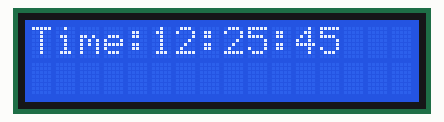
Simulated run of this program. Board: Arduino Uno, built with avr-gcc and run on an emulated ATmega328P. On the bench: 16×2 character LCD. Wiring (inferred from the names in the program): PCF8574 port expander at I2C address 0x27; DS3231 clock at I2C address 0x68. Wiring (inferred from the signals the program sends): character LCD (HD44780): RS Q0; E Q2; backlight Q3; data Q4, Q5, Q6, Q7. The local clock reads 2024-03-15 10:24:30 at power-on unless the program sets it.

Above: at 0.4 s.
At 4.9 s:
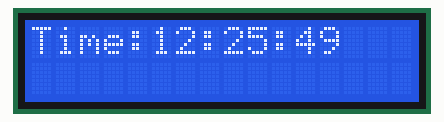
At 9.5 s:
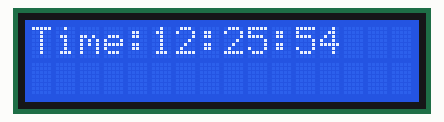
At 18.7 s:
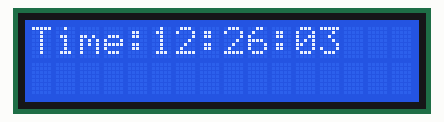
At 27.9 s:
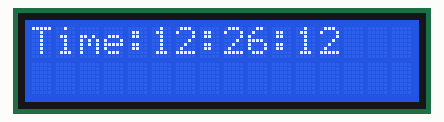
At 38.2 s:
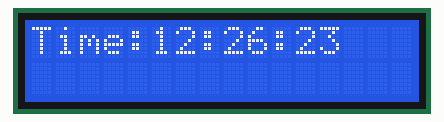

The program:

main.cpp
```cpp
#include <util/delay.h>
#include <Arduino.h>
#define slave_addLCD    0b01001110
#define backLight       0b00001000 //third bit for display on/off
#define clk_speed 16000000
#define baud 9600
#define my_ubrr (clk_speed/16/baud-1)
#define slave_add    0b11010000
#define command_flag 0b00000000 //if RS is zero it means command
#define read_flag    0b00000001 //else if its 1 it means we want to display data
////////////////////////////////////////////////////////////////////////////////I2C INIT
//we initilize the I2C protocol
void i2c_init(void){
  //we set the TWSR to zero the default bc the datasheet says so lol so basically we set the prescaler to zero
  TWSR=0x00;
  //after that we gonna set up the  TWBR register to 72 why? bc of this formula
  //SCL freq = 16MHz / (16 + 2 * TWBR * 1) => TWBR = 72
  TWBR=72;
  //after wee need to enable the TWI BY setting the third bit of the TWCR the third bit of that register
  TWCR=(1<<TWEN);
}
////////////////////////////////////////////////////////////////////////////////I2C start
//in here we gonna send the start command to a specific I2C device
void i2c_start(void){
  //in this line of code we want todo 3 things first we set the TWINT bit to 1  so we can make it to zero why is that ??? bc when we set that bit to 1
  //basiccally it clears the bit to zero by this the hardware says alr i will start the communication to that specific device
  //TWEA bit controls the generation of the acknowledge pulse
  //TWEN: TWI Enable Bit  //for more info look at the data sheet
  TWCR=(1<<TWSTA)|(1<<TWINT)|(1<<TWEN);
  //and here for this loop in the comments we said when its 0 "TWINT" bit it means the hardware is not finished and its sending a start to the device how do we know
  //it send it ?? by a loop
  while(!(TWCR&(1<<TWINT)));
}
////////////////////////////////////////////////////////////////////////////////I2C write
//this function sends the data via I2C protocol
void i2c_write(uint8_t data){
  TWDR=data;
  TWCR=(1<<TWINT)|(1<<TWEN);
  while(!(TWCR&(1<<TWINT)));

}
void i2c_stop(){
  TWCR=(1<<TWINT)|(1<<TWEN)|(1<<TWSTO);
   //while(!(TWCR&(1<<TWINT)));
}
////////////////////////////////////////////////////////////////////////////////RTC write
//note every hex or binary u send u have to calculate it by BCD format or binary coded decimal when we say 0x45 for example this is the binary for it
//0b0100 0101

void RTC_register_write(uint8_t data,uint8_t reg_add){
  uint16_t slave_add1=(slave_add|command_flag);
  i2c_start();
  i2c_write(slave_add1);
  i2c_write(reg_add);
  i2c_write(data);
  i2c_stop();
}
////////////////////////////////////////////////////////////////////////////////BCD TO DEC
uint8_t BCD_to_dec(uint8_t bcd){
  //when we get the data back from the DS3231 we get BCD but we have to conver that to decimal so we can see it on the serial monitor
  //for example we get this 0b0100 0010 this in decimal means 42
  uint16_t clk_dec=((bcd>>4)*10);//first we shift it 4 times to right so we get this 0b0100 0010-->0b0000 0100 and now we multiply it by ten means 40 now

  clk_dec=clk_dec+(bcd&0x0F);//and for this part the lower nibble we use bitwise and of 0x0F means 15 in dec and 0b0000 1111 in binary so we can get the bcd to dec very easily
  return clk_dec;
}
////////////////////////////////////////////////////////////////////////////////RTC read data
//we use a pointer to register to read the data from the DS3231 first we have to send the slave add with command or write flag then specify the register add that we want to read
//then send another slave add but this time with read flag and thats it now the slave sends the data from thet register that we specified u have to look at the data sheet for more info

uint8_t RTC_register_read(uint8_t reg){
  uint16_t slave_add1=(slave_add|read_flag);
  uint16_t slave_add2=(slave_add|command_flag);
  i2c_start();
  i2c_write(slave_add2);
  i2c_write(reg);
  i2c_start();

  ///////////////now we send another slave add buttt with read flag
  i2c_write(slave_add1);
  //now manually we have to read data from  the bus why bc now the slave puts data on the bus or  TWO WIRE DATA REGISTER
  TWCR=(1<<TWINT)|(1<<TWEN);
  while(!(TWCR&(1<<TWINT)));


  uint8_t data=TWDR;
  i2c_stop();
  return data;

}
///////////////////////////////////////////////////////////////////////////////////////////////////////////////////////////////////////
//LCD CODE
void lcd_sendNibble(uint8_t nibble,uint8_t flag){
  uint16_t lcd_byte=(nibble|flag|backLight);
  i2c_write(lcd_byte|1<<2);
  _delay_ms(5);
  i2c_write(lcd_byte);
}
void lcd_send_data(uint8_t data,uint8_t flag){
  i2c_start();
  i2c_write(slave_addLCD);
  lcd_sendNibble((data&0xF0),  flag);//sending 4 high bit or 4 most significant bit
  lcd_sendNibble((data<<4)&0xF0,  flag);//sending low 4 bit or 4 least significant bit
  i2c_stop();
}
///////////////////////////////////////////////////////////////////////////////////////////LAYER 3
void lcd_cmd(uint8_t command){
  lcd_send_data(command, command_flag);

}
void lcd_char(char character){
  lcd_send_data(character, read_flag);
}
void lcd_init(void){
  //a special wake up sequence
  uint8_t wakeUP=0x30;
  i2c_start();
  _delay_ms(40);
  i2c_write(slave_addLCD);//sending slave add
  _delay_ms(1);
  lcd_sendNibble(wakeUP,command_flag);
  _delay_ms(1);
  lcd_sendNibble(wakeUP,command_flag);
  _delay_ms(1);
  lcd_sendNibble(wakeUP,command_flag);
  _delay_ms(1);
  lcd_sendNibble(wakeUP,command_flag);
  _delay_ms(1);
  lcd_sendNibble(wakeUP,command_flag);
  _delay_ms(5);

  //now that we woke up the chip from the lcd now we gonna do our configration look at the HD44780U (LCD-II), (Dot Matrix Liquid Crystal Display Controller/Driver) datasheet for  more info
  lcd_cmd(0b00000010);//return home add
  _delay_ms(5);
  lcd_cmd(0b00101000);//funstion set: DL=4 bit | N=2lines | F=5x8 dots
  _delay_ms(5);
  lcd_cmd(0b00001100);//display control: display on \ cursor move\ no blink
  _delay_ms(5);
  lcd_cmd(0b00000001);//clearing the disp
  _delay_ms(5);
  lcd_cmd(0b00000110);//entry mode set
  _delay_ms(5);
  i2c_stop();
}
//now we need a function to display strings on the lcd
void lcd_print_string(const char* str) {
    while (*str) {
        lcd_char(*str++);

    }
}//done
/////////////////////////////////////////////////////////////////////////////////////////////////////////////////////////
char buff[80];
void setup() {
  i2c_init();
  lcd_init();
  //Serial.begin(9600);
 // USART_init(my_ubrr);
  //again these datas are not in binary they are in BCD format
  RTC_register_write(0b01000101,0x00);//second :45
  RTC_register_write(0b00100101,0x01);//minute : 25
  RTC_register_write(0b00010010,0x02);//hour : 12

}

void loop() {
  uint8_t sec=BCD_to_dec(RTC_register_read(0x00));
  uint8_t min=BCD_to_dec(RTC_register_read(0x01));
  uint8_t hr=BCD_to_dec(RTC_register_read(0x02));
  sprintf(buff,"Time:%d:%d:%02d",hr,min,sec);
  //Serial.println(buff);
    lcd_cmd(0b10000000);

  lcd_print_string(buff);
  delay(1000);


}
```

Measured:
- what the display in image 0 shows lasts 1.2 s, from 0.3 s to 1.5 s
